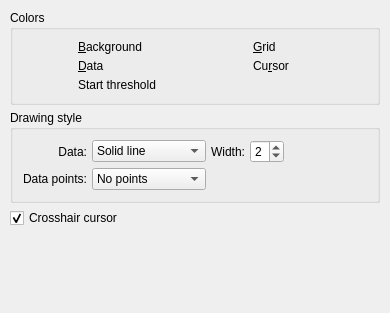
<?xml version="1.0" encoding="UTF-8"?>
<ui version="4.0">
 <class>UIGraphPrefs</class>
 <widget class="SettingsPage" name="UIGraphPrefs">
  <property name="geometry">
   <rect>
    <x>0</x>
    <y>0</y>
    <width>390</width>
    <height>313</height>
   </rect>
  </property>
  <property name="caption" stdset="0">
   <string/>
  </property>
  <layout class="QVBoxLayout">
   <property name="spacing">
    <number>5</number>
   </property>
   <property name="leftMargin">
    <number>10</number>
   </property>
   <property name="topMargin">
    <number>10</number>
   </property>
   <property name="rightMargin">
    <number>10</number>
   </property>
   <property name="bottomMargin">
    <number>10</number>
   </property>
   <item>
    <widget class="QGroupBox" name="GroupBox7">
     <property name="title">
      <string>Colors</string>
     </property>
     <layout class="QGridLayout">
      <property name="leftMargin">
       <number>10</number>
      </property>
      <property name="topMargin">
       <number>10</number>
      </property>
      <property name="rightMargin">
       <number>10</number>
      </property>
      <property name="bottomMargin">
       <number>10</number>
      </property>
      <property name="spacing">
       <number>5</number>
      </property>
      <item row="1" column="0">
       <layout class="QHBoxLayout">
        <property name="spacing">
         <number>5</number>
        </property>
        <property name="leftMargin">
         <number>0</number>
        </property>
        <property name="topMargin">
         <number>0</number>
        </property>
        <property name="rightMargin">
         <number>0</number>
        </property>
        <property name="bottomMargin">
         <number>0</number>
        </property>
        <item>
         <widget class="ColorButton" name="ui_dataColor" native="true">
          <property name="minimumSize">
           <size>
            <width>50</width>
            <height>0</height>
           </size>
          </property>
          <property name="maximumSize">
           <size>
            <width>50</width>
            <height>32767</height>
           </size>
          </property>
          <property name="whatsThis">
           <string>Click this button so change the color of the data graph in the recorder.</string>
          </property>
          <property name="accessibleName">
           <string notr="true"/>
          </property>
          <property name="accessibleDescription">
           <string notr="true"/>
          </property>
         </widget>
        </item>
        <item>
         <widget class="QLabel" name="label_2">
          <property name="sizePolicy">
           <sizepolicy hsizetype="MinimumExpanding" vsizetype="Minimum">
            <horstretch>0</horstretch>
            <verstretch>0</verstretch>
           </sizepolicy>
          </property>
          <property name="text">
           <string>&amp;Data</string>
          </property>
          <property name="wordWrap">
           <bool>false</bool>
          </property>
          <property name="buddy">
           <cstring>ui_dataColor</cstring>
          </property>
         </widget>
        </item>
       </layout>
      </item>
      <item row="0" column="0">
       <layout class="QHBoxLayout">
        <property name="spacing">
         <number>5</number>
        </property>
        <property name="leftMargin">
         <number>0</number>
        </property>
        <property name="topMargin">
         <number>0</number>
        </property>
        <property name="rightMargin">
         <number>0</number>
        </property>
        <property name="bottomMargin">
         <number>0</number>
        </property>
        <item>
         <widget class="ColorButton" name="ui_bgColor" native="true">
          <property name="minimumSize">
           <size>
            <width>50</width>
            <height>0</height>
           </size>
          </property>
          <property name="maximumSize">
           <size>
            <width>50</width>
            <height>32767</height>
           </size>
          </property>
          <property name="whatsThis">
           <string>Click this button to change the background color of the recorder graph.</string>
          </property>
          <property name="accessibleName">
           <string notr="true"/>
          </property>
          <property name="accessibleDescription">
           <string notr="true"/>
          </property>
         </widget>
        </item>
        <item>
         <widget class="QLabel" name="TextLabel2_2_4">
          <property name="sizePolicy">
           <sizepolicy hsizetype="MinimumExpanding" vsizetype="Minimum">
            <horstretch>0</horstretch>
            <verstretch>0</verstretch>
           </sizepolicy>
          </property>
          <property name="text">
           <string>&amp;Background</string>
          </property>
          <property name="wordWrap">
           <bool>false</bool>
          </property>
          <property name="buddy">
           <cstring>ui_bgColor</cstring>
          </property>
         </widget>
        </item>
       </layout>
      </item>
      <item row="0" column="1">
       <layout class="QHBoxLayout">
        <property name="spacing">
         <number>5</number>
        </property>
        <property name="leftMargin">
         <number>0</number>
        </property>
        <property name="topMargin">
         <number>0</number>
        </property>
        <property name="rightMargin">
         <number>0</number>
        </property>
        <property name="bottomMargin">
         <number>0</number>
        </property>
        <item>
         <widget class="ColorButton" name="ui_gridColor" native="true">
          <property name="minimumSize">
           <size>
            <width>50</width>
            <height>0</height>
           </size>
          </property>
          <property name="maximumSize">
           <size>
            <width>50</width>
            <height>32767</height>
           </size>
          </property>
          <property name="whatsThis">
           <string>Click this button to change the color of the grid and grid text in the recorder.</string>
          </property>
          <property name="text" stdset="0">
           <string notr="true"/>
          </property>
         </widget>
        </item>
        <item>
         <widget class="QLabel" name="TextLabel3_2_2">
          <property name="sizePolicy">
           <sizepolicy hsizetype="MinimumExpanding" vsizetype="Minimum">
            <horstretch>0</horstretch>
            <verstretch>0</verstretch>
           </sizepolicy>
          </property>
          <property name="text">
           <string>&amp;Grid</string>
          </property>
          <property name="wordWrap">
           <bool>false</bool>
          </property>
          <property name="buddy">
           <cstring>ui_gridColor</cstring>
          </property>
         </widget>
        </item>
       </layout>
      </item>
      <item row="1" column="1">
       <layout class="QHBoxLayout">
        <property name="spacing">
         <number>5</number>
        </property>
        <property name="leftMargin">
         <number>0</number>
        </property>
        <property name="topMargin">
         <number>0</number>
        </property>
        <property name="rightMargin">
         <number>0</number>
        </property>
        <property name="bottomMargin">
         <number>0</number>
        </property>
        <item>
         <widget class="ColorButton" name="ui_cursorColor" native="true">
          <property name="minimumSize">
           <size>
            <width>50</width>
            <height>0</height>
           </size>
          </property>
          <property name="maximumSize">
           <size>
            <width>50</width>
            <height>32767</height>
           </size>
          </property>
          <property name="whatsThis">
           <string>Click this button to change the color of the cursor at the current sampling position in the recorder.</string>
          </property>
          <property name="text" stdset="0">
           <string notr="true"/>
          </property>
         </widget>
        </item>
        <item>
         <widget class="QLabel" name="label2_4">
          <property name="sizePolicy">
           <sizepolicy hsizetype="MinimumExpanding" vsizetype="Minimum">
            <horstretch>0</horstretch>
            <verstretch>0</verstretch>
           </sizepolicy>
          </property>
          <property name="text">
           <string>Cu&amp;rsor</string>
          </property>
          <property name="wordWrap">
           <bool>false</bool>
          </property>
          <property name="buddy">
           <cstring>ui_cursorColor</cstring>
          </property>
         </widget>
        </item>
       </layout>
      </item>
      <item row="2" column="0">
       <layout class="QHBoxLayout">
        <property name="spacing">
         <number>5</number>
        </property>
        <property name="leftMargin">
         <number>0</number>
        </property>
        <property name="topMargin">
         <number>0</number>
        </property>
        <property name="rightMargin">
         <number>0</number>
        </property>
        <property name="bottomMargin">
         <number>0</number>
        </property>
        <item>
         <widget class="ColorButton" name="ui_startColor" native="true">
          <property name="minimumSize">
           <size>
            <width>50</width>
            <height>0</height>
           </size>
          </property>
          <property name="maximumSize">
           <size>
            <width>50</width>
            <height>32767</height>
           </size>
          </property>
          <property name="whatsThis">
           <string>Click this button to change the color of the cursor at the current sampling position in the recorder.</string>
          </property>
          <property name="accessibleName">
           <string notr="true"/>
          </property>
          <property name="accessibleDescription">
           <string notr="true"/>
          </property>
         </widget>
        </item>
        <item>
         <widget class="QLabel" name="label2_2_2">
          <property name="sizePolicy">
           <sizepolicy hsizetype="MinimumExpanding" vsizetype="Minimum">
            <horstretch>0</horstretch>
            <verstretch>0</verstretch>
           </sizepolicy>
          </property>
          <property name="text">
           <string>Start threshold</string>
          </property>
          <property name="wordWrap">
           <bool>false</bool>
          </property>
          <property name="buddy">
           <cstring>ui_startColor</cstring>
          </property>
         </widget>
        </item>
       </layout>
      </item>
     </layout>
    </widget>
   </item>
   <item>
    <widget class="QGroupBox" name="ButtonGroup11_2">
     <property name="title">
      <string>Drawing style</string>
     </property>
     <layout class="QGridLayout">
      <property name="leftMargin">
       <number>10</number>
      </property>
      <property name="topMargin">
       <number>10</number>
      </property>
      <property name="rightMargin">
       <number>10</number>
      </property>
      <property name="bottomMargin">
       <number>10</number>
      </property>
      <property name="spacing">
       <number>5</number>
      </property>
      <item row="1" column="0">
       <widget class="QLabel" name="TextLabel1_3_3_2">
        <property name="text">
         <string>Data points:</string>
        </property>
        <property name="alignment">
         <set>Qt::AlignRight|Qt::AlignTrailing|Qt::AlignVCenter</set>
        </property>
        <property name="wordWrap">
         <bool>false</bool>
        </property>
       </widget>
      </item>
      <item row="0" column="1">
       <widget class="QComboBox" name="ui_lineMode">
        <property name="currentIndex">
         <number>1</number>
        </property>
        <item>
         <property name="text">
          <string>No line</string>
         </property>
        </item>
        <item>
         <property name="text">
          <string>Solid line</string>
         </property>
        </item>
        <item>
         <property name="text">
          <string>Dotted line</string>
         </property>
        </item>
       </widget>
      </item>
      <item row="0" column="0">
       <widget class="QLabel" name="TextLabel1_6_2">
        <property name="sizePolicy">
         <sizepolicy hsizetype="Minimum" vsizetype="Minimum">
          <horstretch>0</horstretch>
          <verstretch>0</verstretch>
         </sizepolicy>
        </property>
        <property name="text">
         <string>Data:</string>
        </property>
        <property name="alignment">
         <set>Qt::AlignRight|Qt::AlignTrailing|Qt::AlignVCenter</set>
        </property>
        <property name="wordWrap">
         <bool>false</bool>
        </property>
       </widget>
      </item>
      <item row="0" column="4">
       <spacer name="Spacer3_2_2_2">
        <property name="orientation">
         <enum>Qt::Horizontal</enum>
        </property>
        <property name="sizeType">
         <enum>QSizePolicy::Expanding</enum>
        </property>
        <property name="sizeHint" stdset="0">
         <size>
          <width>20</width>
          <height>20</height>
         </size>
        </property>
       </spacer>
      </item>
      <item row="0" column="3">
       <widget class="QSpinBox" name="ui_lineWidth">
        <property name="maximumSize">
         <size>
          <width>50</width>
          <height>32767</height>
         </size>
        </property>
        <property name="whatsThis">
         <string>Here you can choose the line width of the data graph in the recorder.</string>
        </property>
        <property name="minimum">
         <number>1</number>
        </property>
        <property name="maximum">
         <number>5</number>
        </property>
        <property name="value">
         <number>2</number>
        </property>
       </widget>
      </item>
      <item row="0" column="2">
       <widget class="QLabel" name="TextLabel1">
        <property name="text">
         <string>Width:</string>
        </property>
        <property name="alignment">
         <set>Qt::AlignRight|Qt::AlignTrailing|Qt::AlignVCenter</set>
        </property>
        <property name="wordWrap">
         <bool>false</bool>
        </property>
       </widget>
      </item>
      <item row="1" column="1">
       <widget class="QComboBox" name="ui_pointMode">
        <item>
         <property name="text">
          <string>No points</string>
         </property>
        </item>
        <item>
         <property name="text">
          <string>Circle</string>
         </property>
        </item>
        <item>
         <property name="text">
          <string>Square</string>
         </property>
        </item>
        <item>
         <property name="text">
          <string>Diamond</string>
         </property>
        </item>
        <item>
         <property name="text">
          <string>X</string>
         </property>
        </item>
        <item>
         <property name="text">
          <string>Large Circle</string>
         </property>
        </item>
        <item>
         <property name="text">
          <string>Large Square</string>
         </property>
        </item>
        <item>
         <property name="text">
          <string>Large Diamond</string>
         </property>
        </item>
        <item>
         <property name="text">
          <string>Large X</string>
         </property>
        </item>
       </widget>
      </item>
      <item row="1" column="2" colspan="3">
       <spacer name="Spacer233">
        <property name="orientation">
         <enum>Qt::Horizontal</enum>
        </property>
        <property name="sizeType">
         <enum>QSizePolicy::Expanding</enum>
        </property>
        <property name="sizeHint" stdset="0">
         <size>
          <width>20</width>
          <height>20</height>
         </size>
        </property>
       </spacer>
      </item>
     </layout>
    </widget>
   </item>
   <item>
    <widget class="QCheckBox" name="ui_crosshair">
     <property name="text">
      <string>Crosshair cursor</string>
     </property>
     <property name="checked">
      <bool>true</bool>
     </property>
    </widget>
   </item>
   <item>
    <spacer name="Spacer41">
     <property name="orientation">
      <enum>Qt::Vertical</enum>
     </property>
     <property name="sizeType">
      <enum>QSizePolicy::Expanding</enum>
     </property>
     <property name="sizeHint" stdset="0">
      <size>
       <width>20</width>
       <height>20</height>
      </size>
     </property>
    </spacer>
   </item>
  </layout>
 </widget>
 <customwidgets>
  <customwidget>
   <class>SettingsPage</class>
   <extends>QWidget</extends>
   <header>ui/settings/settingspage.h</header>
   <container>1</container>
  </customwidget>
  <customwidget>
   <class>ColorButton</class>
   <extends>QWidget</extends>
   <header>ui/colorbutton.h</header>
  </customwidget>
 </customwidgets>
 <tabstops>
  <tabstop>ui_lineMode</tabstop>
  <tabstop>ui_lineWidth</tabstop>
  <tabstop>ui_pointMode</tabstop>
  <tabstop>ui_crosshair</tabstop>
 </tabstops>
 <includes>
  <include location="global">ui/settings/settingspage.h</include>
  <include location="global">ui/colorbutton.h</include>
 </includes>
 <resources/>
 <connections/>
</ui>
